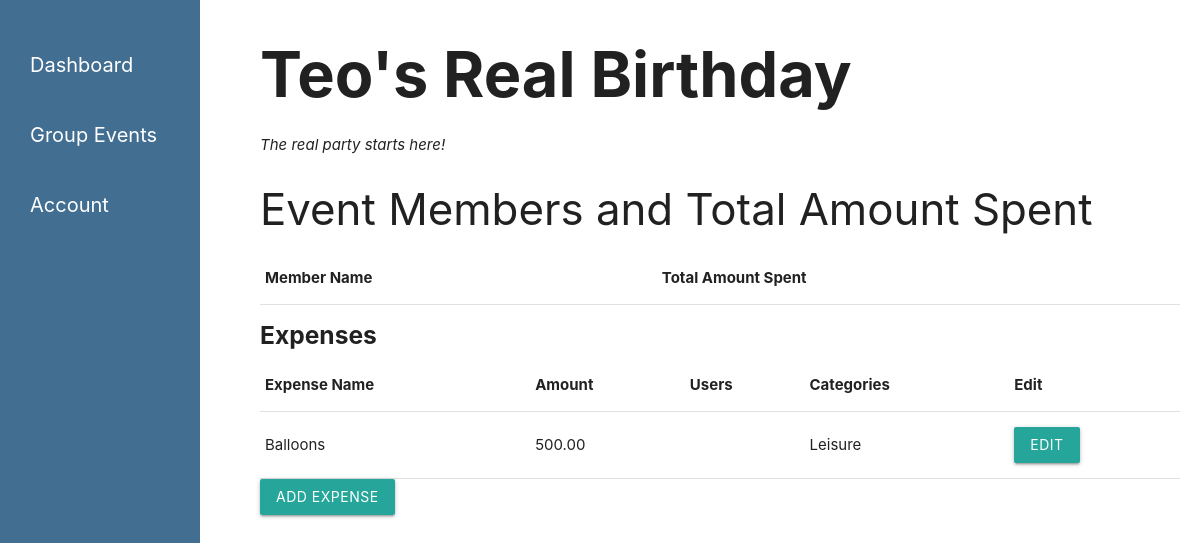
Screenshot of /kada_shboard/55556e74-e9b5-4b68-a2a4-609bd8d00283/detail (signed in) with the database file from the repository.
### finance_trackker/models.py (models this page shows, shortened)
class Event(models.Model):
    name = models.CharField(max_length=100)
    description = models.TextField()
    date_created = models.DateTimeField(auto_now_add=True)
    members = models.ManyToManyField(User, through='Membership')
    admins = models.ManyToManyField(User, related_name='event_admins', blank=True)
    slug = models.SlugField(unique=True, default=uuid.uuid4)  # Add a default value for the slug

class Expense(models.Model):
    name = models.CharField(max_length=50)
    event = models.ForeignKey(Event, on_delete=models.CASCADE)
    category = models.ForeignKey(Category, on_delete=models.CASCADE, null=True, blank=True)
    amount = models.DecimalField(max_digits=10, decimal_places=2)
    date_purchased = models.DateTimeField(auto_now_add=True)
    PORTION_CHOICES = [
        ('amount', 'Amount'),
        ('percentage', 'Percentage'),
    ]
    portion_type = models.CharField(
        max_length=10,
        choices=PORTION_CHOICES,
        default='amount',
    )

class Category(models.Model):
    name = models.CharField(max_length=50)

### finance_trackker/views.py (the view)
# urls.py: path("kada_shboard/<slug:event_slug>/detail", views.event_detail, name="event_detail"),
@login_required
def event_detail(request, event_slug):
    event = get_object_or_404(Event, slug=event_slug)
    expense_list = Expense.objects.filter(event=event)
    members = event.members.all()
    event_members = {}
    for member in members:
        total_amount_spent = ExpensePayment.objects.filter(user=member, expense__event=event).aggregate(Sum('portion'))
        event_members[member.username] = total_amount_spent['portion__sum']
    if request.method == 'POST':
        expense_formset = ExpenseFormSet(request.POST, queryset=expense_list)
        if expense_formset.is_valid():
            expense_formset.save()
            messages.success(request, 'Expense-related edits were saved successfully.')
            return redirect('event_detail', event_slug=event.slug)
    else:
        expense_formset = ExpenseFormSet(queryset=expense_list)
    context = {
        'event': event,
        'expense_list': expense_list,
        'expense_formset': expense_formset,
        'event_members': event_members,
    }
    return render(request, 'personal_dashboard/event_detail.html', context)

### finance_trackker/templates/personal_dashboard/event_detail.html (shortened to what this page needs)
<!DOCTYPE html>
<head>
</head>
{% extends 'base.html' %}
{% block content %}
  <h1>{{ event.name }}</h1>
  <p> <i>{{ event.description }}</i></p>
    <h3>Event Members and Total Amount Spent</h3>
  <table>
    <thead>
      <tr>
        <th>Member Name</th>
        <th>Total Amount Spent</th>
      </tr>
    </thead>
  </table>
  <h5><b>Expenses</b></h5>
    {% if expense_list %}
        <table>
            <thead>
                <tr>
                    <th>Expense Name</th>
                    <th>Amount</th>
                    <th>Users</th>
                    <th>Categories</th>
                    <th>Edit</th>
                </tr>
            </thead>
            <tbody>
                {% for expense in expense_list %}
                    <tr>
                        <td>{{ expense.name }}</td>
                        <td>{{ expense.amount }}</td>
                        <td>
                        </td>
                        <td>
                            {{ expense.category.name }}
                        </td>
                        <td>
                            <a href="{% url 'edit_expense' event_slug=event.slug expense_id=expense.id %}" class="btn">Edit</a>
                        </td>
                    </tr>
                {% endfor %}
            </tbody>
        </table>
    {% else %}
        <p>There are currently no related expenses. <a href="{% url 'create_expense' event_slug=event.slug %}">Click here to begin adding</a></p>
    {% endif %}
    <a href="{% url 'create_expense' event_slug=event.slug %}" class="btn">Add Expense</a>
{% endblock %}

### finance_trackker/templates/base.html (style rules this page uses)
h1 { font-weight: bold; margin-top: 20px; }

### rows the page displays
Event: name "Teo's Real Birthday", description "The real party starts here!"
Expense: name "Balloons", amount "500.00", category.name "Leisure"
